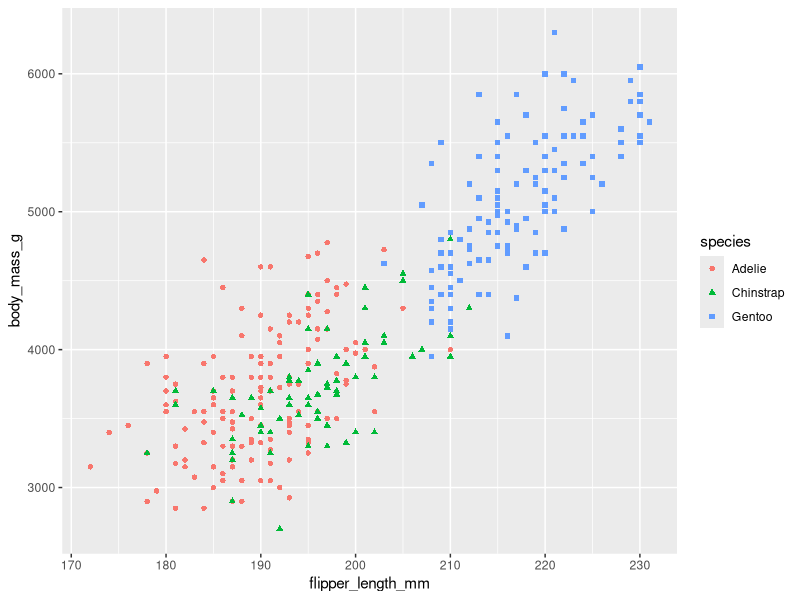
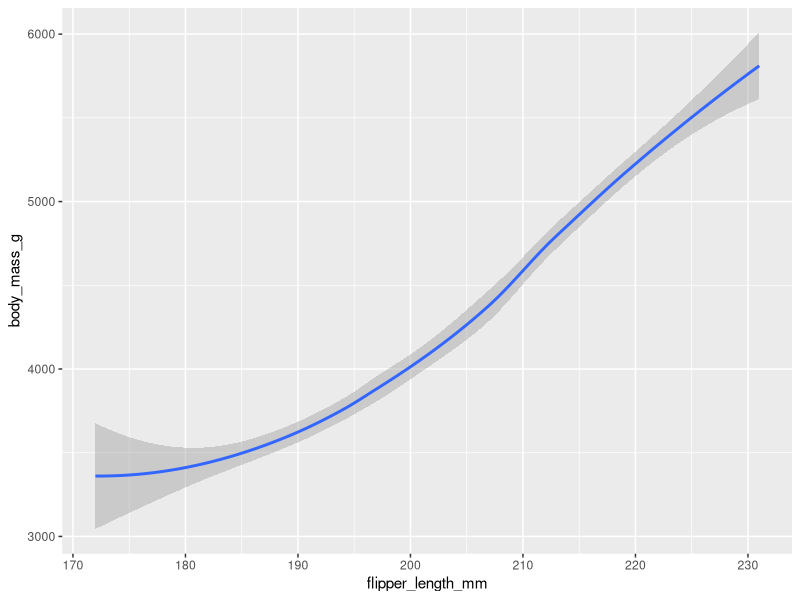
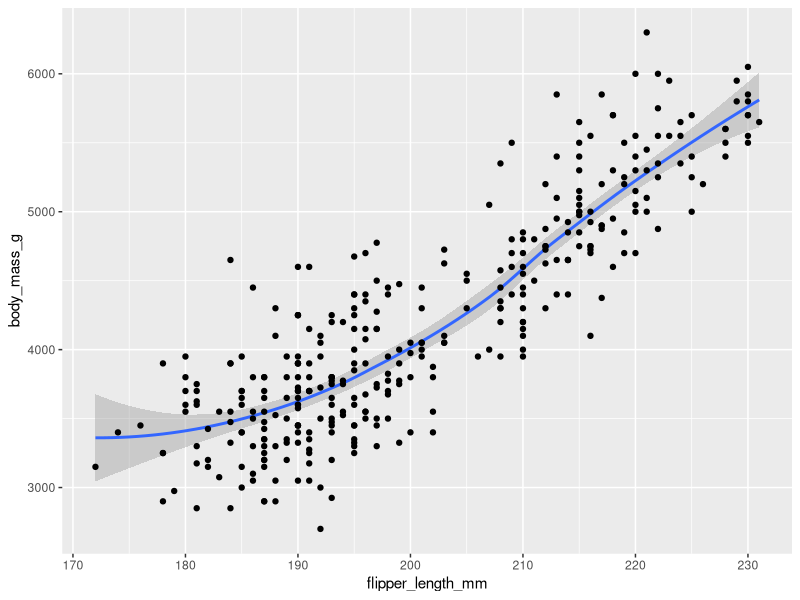
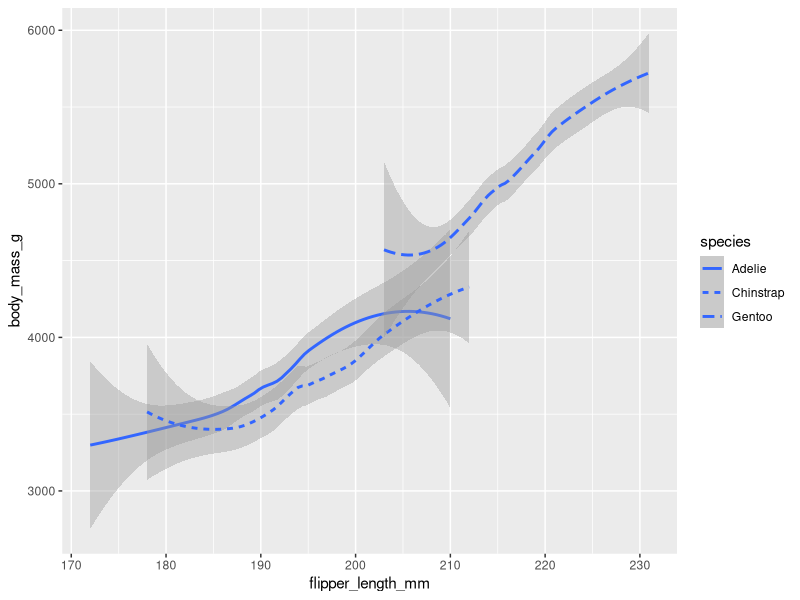
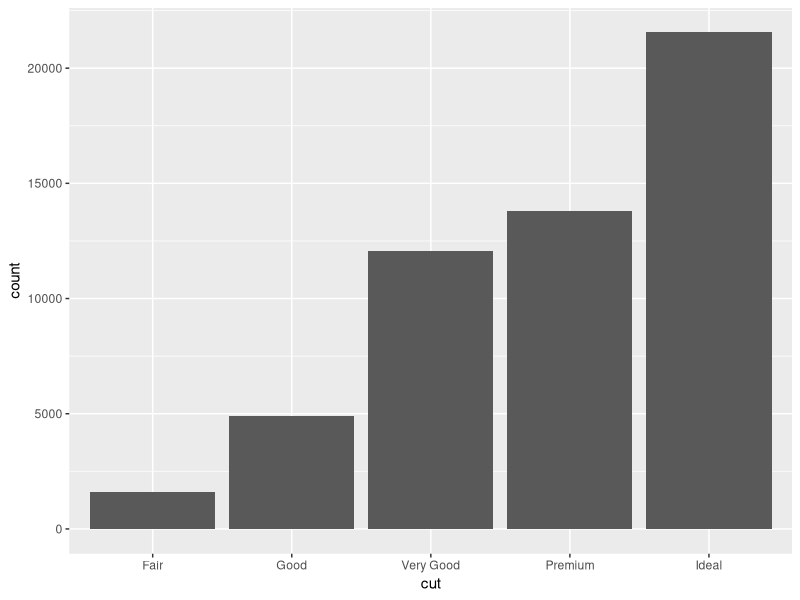
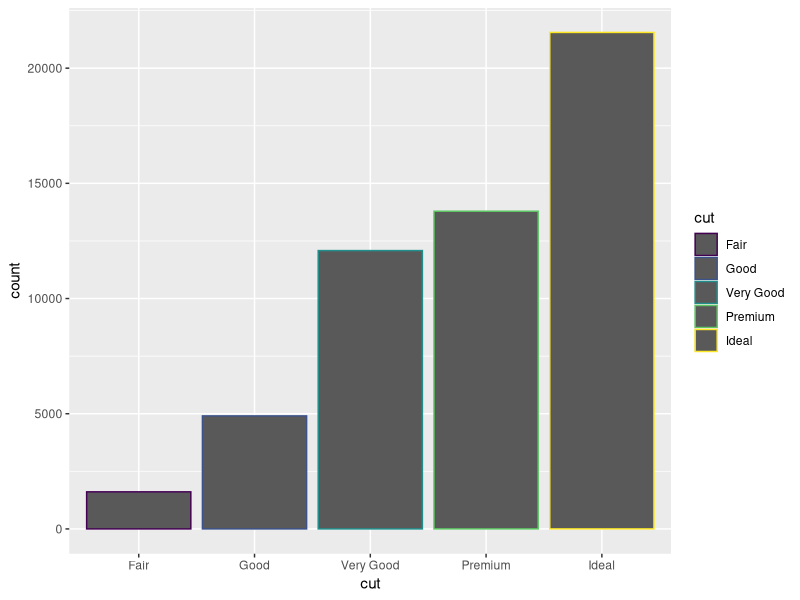
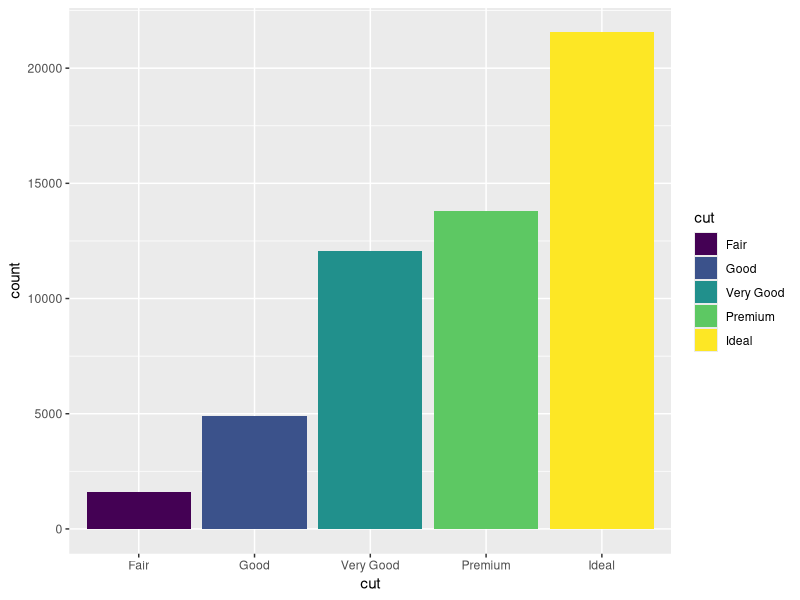
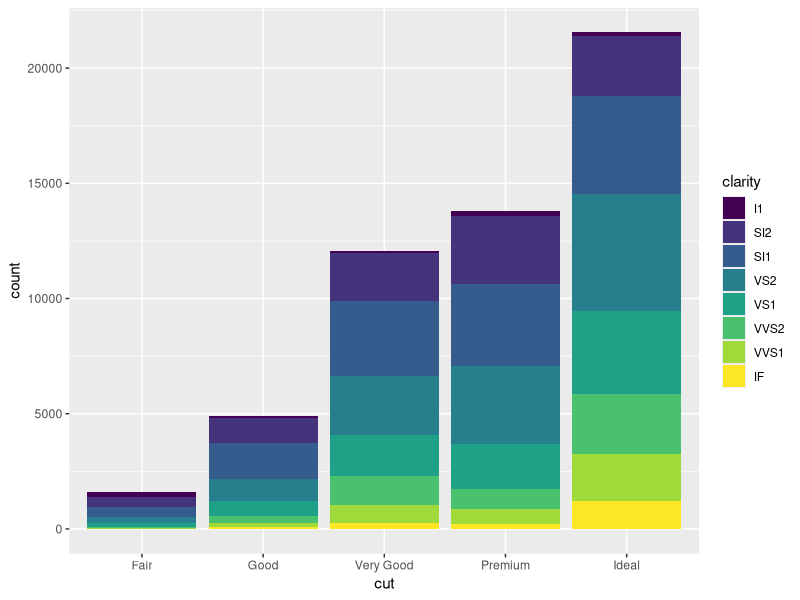

The R script that drew these images, in order:
library(ggplot2)
library(palmerpenguins)

#point geom
ggplot(data = penguins)+ geom_point(mapping = aes(x=flipper_length_mm,y=body_mass_g,shape = species, color = species))

#line geom
ggplot(data = penguins)+ geom_smooth(mapping = aes(x=flipper_length_mm,y=body_mass_g))

#line + points

ggplot(data = penguins)+ 
  geom_smooth(mapping = aes(x=flipper_length_mm,y=body_mass_g))+
  geom_point(mapping=aes(x=flipper_length_mm,y=body_mass_g))

#different lines for diff species

ggplot(data = penguins)+
  geom_smooth(mapping = aes(x=flipper_length_mm,y=body_mass_g,linetype=species))

#barchart with diamonds data

ggplot(data = diamonds)+
  geom_bar(mapping = aes(x=cut))

#adding colors to the bars outline

ggplot(data = diamonds)+
  geom_bar(mapping = aes(x=cut,color=cut))

#filling the bar with color

ggplot(data = diamonds)+
  geom_bar(mapping = aes(x=cut,fill=cut))

#stacked bar chart(cut & clarity)

ggplot(data = diamonds)+
  geom_bar(mapping = aes(x=cut,fill=clarity))

#
